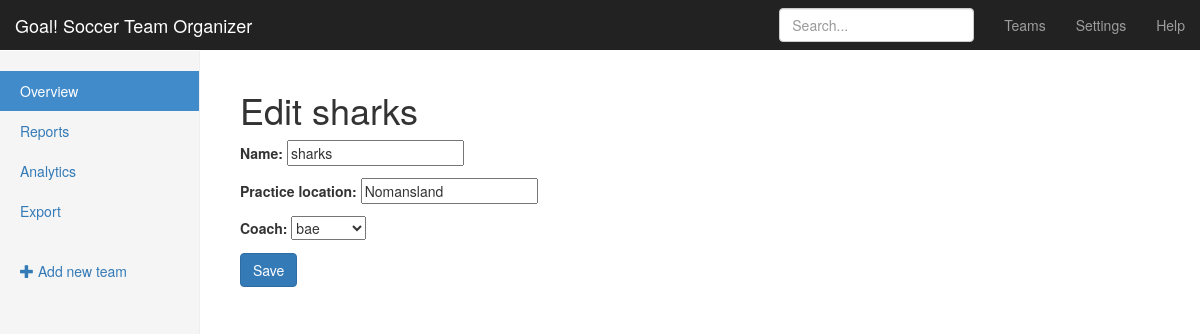
Page /teams/edit/5/ on the committed database.
### teams/models.py (models this page shows, shortened)
class Team(models.Model):
    name = models.CharField(max_length=255)
    coach = models.ForeignKey(User, related_name='teams')
    practice_location = models.CharField(max_length=255)

### teams/views.py (the view)
# urls.py: url(r'^edit/(?P<pk>\d+)/$', views.TeamUpdateView.as_view(), name='update'),
class TeamUpdateView(UpdateView):
	fields = ('name', 'practice_location', 'coach')
	model = models.Team

### teams/templates/teams/team_form.html (shortened to what this page needs)
{% extends "teams/_layout.html" %}
{% block body_content %}
<h1>{% if not form.instance.pk %}Create team{% else %}Edit {{ form.instance.name  }}{% endif %}</h1>
<form method="POST">
	{{ form.as_p }}
	<input type="submit" class="btn btn-primary" value="Save">
</form>
{% endblock %}

### assets/css/goal.css (style rules this page uses)
body { padding-top: 50px; }

### rows in the picture
Team: instance.name "sharks", name "sharks", practice_location "Nomansland", coach "bae"
